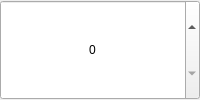
<?xml version="1.0" encoding="UTF-8"?>
<ui version="4.0">
 <class>Simpleinput</class>
 <widget class="QWidget" name="Simpleinput">
  <property name="windowTitle">
   <string>Form</string>
  </property>
  <layout class="QGridLayout" name="gridLayout">
   <property name="margin">
    <number>0</number>
   </property>
   <property name="spacing">
    <number>0</number>
   </property>
   <item row="0" column="0">
    <widget class="QSpinBox" name="input">
     <property name="sizePolicy">
      <sizepolicy hsizetype="MinimumExpanding" vsizetype="MinimumExpanding">
       <horstretch>0</horstretch>
       <verstretch>0</verstretch>
      </sizepolicy>
     </property>
     <property name="toolTip">
      <string>ACTIVE ::: choose the pattern, for the active instrument(part)</string>
     </property>
     <property name="alignment">
      <set>Qt::AlignCenter</set>
     </property>
     <property name="prefix">
      <string/>
     </property>
     <property name="maximum">
      <number>15</number>
     </property>
    </widget>
   </item>
  </layout>
 </widget>
 <resources/>
 <connections/>
</ui>
